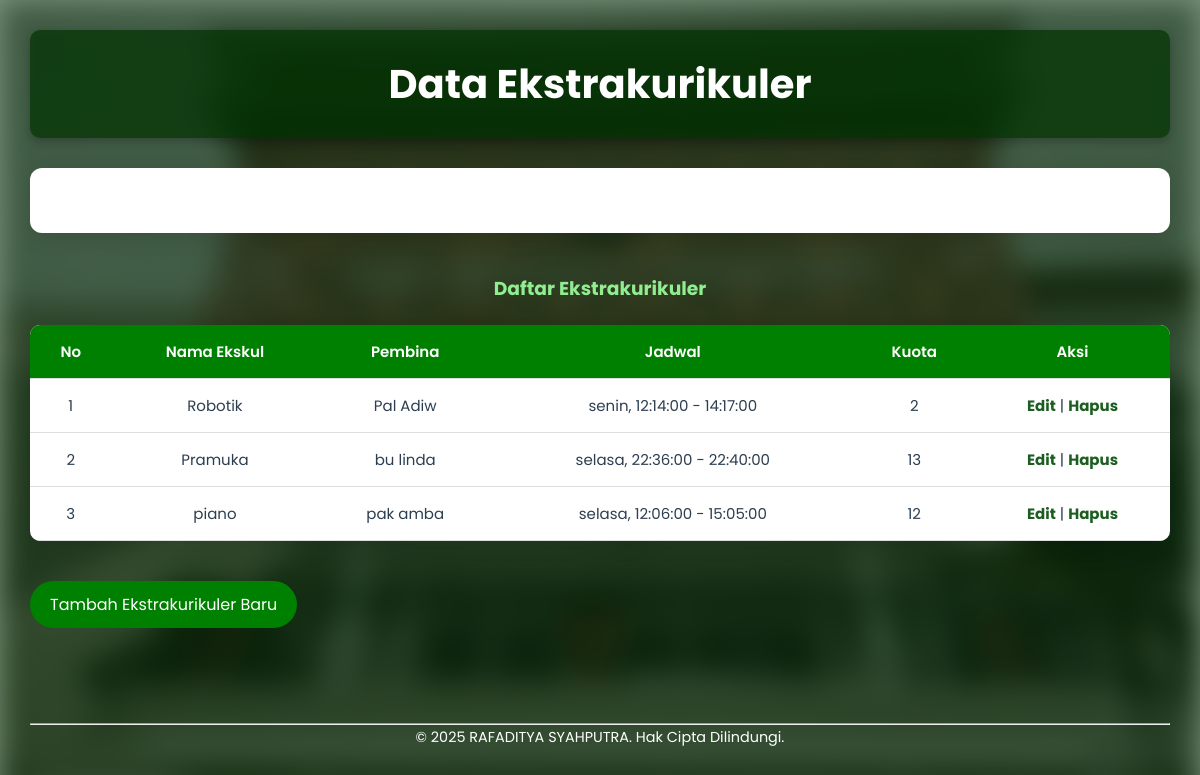
The app's page /admin_eskul.php with its own data.
### tables this page shows
CREATE TABLE `eskul` (
  `id_eskul` int(11) NOT NULL,
  `nama_eskul` varchar(100) NOT NULL,
  `deskripsi` text NOT NULL,
  `pembina` varchar(100) NOT NULL,
  `hari_kegiatan` varchar(10) NOT NULL,
  `jam_mulai` time NOT NULL,
  `jam_selesai` time NOT NULL,
  `lokasi` varchar(100) NOT NULL,
  `kuota` int(11) DEFAULT NULL,
  `foto_eskul` varchar(255) DEFAULT NULL
);

### admin_eskul.php (the view, shortened to what this page needs)
<?php
include 'koneksi.php';
$query = "SELECT * FROM eskul";
$result = $conn->query($query);
?>
<html>
<head>
</head>
<body>
    <h1>Data Ekstrakurikuler</h1>
    <div class="isi">
    </div>
    <h3>Daftar Ekstrakurikuler</h3>
    <table class="tabel">
        <tr>
            <th>No</th>
            <th>Nama Ekskul</th>
            <th>Pembina</th>
            <th>Jadwal</th>
            <th>Kuota</th>
            <th>Aksi</th>
        </tr>
        <?php
        $no = 1;
        if ($result->num_rows > 0):
            while ($row = $result->fetch_assoc()):
        ?>
        <tr>
            <td><?= $no++; ?></td>
            <td><?= htmlspecialchars($row['nama_eskul']); ?></td>
            <td><?= htmlspecialchars($row['pembina']); ?></td>
            <td><?= htmlspecialchars($row['hari_kegiatan']) . ', ' . $row['jam_mulai'] . ' - ' . $row['jam_selesai']; ?></td>
            <td><?= $row['kuota']; ?></td>
            <td>
                <a href="edit_ekskul.php?id=<?= $row['id_eskul']; ?>">Edit</a> |
                <a href="hapus_ekskul.php?id=<?= $row['id_eskul']; ?>" onclick="return confirm('Yakin ingin menghapus?')">Hapus</a>
            </td>
        </tr>
        <?php endwhile; else: ?>
        <tr><td colspan="6">Belum ada data ekskul.</td></tr>
        <?php endif; ?>
    </table>
    <p><a href="tambah_ekskul.php">Tambah Ekstrakurikuler Baru</a></p>
    <footer>
        <hr>
        <p>&copy;  <?php echo date('Y');?>  RAFADITYA SYAHPUTRA. Hak Cipta Dilindungi.</p>
    </footer>
</body>
</html>

### admin_eskul.php (style rules this page uses)
* { margin: 0; padding: 0; box-sizing: border-box; }
body { font-family: 'Poppins', sans-serif; color: #2c3e50; line-height: 1.7; padding: 30px; position: relative; min-height: 100vh; z-index: 1; }
body::before { content: ""; position: fixed; top: 0; left: 0; width: 100%; height: 100%; background-image: url('smkn13.jpg'); background-size: cover; background-position: center; background-repeat: no-repeat; filter: blur(15px) brightness(0.6); z-index: -2; pointer-events: none; }
body::after { content: ""; position: fixed; top: 0; left: 0; width: 100%; height: 100%; background: rgba(0, 50, 0, 0.5); z-index: -1; pointer-events: none; }
h1 { text-align: center; font-size: 2.5em; background: rgba(0, 50, 0, 0.7); color: white; padding: 20px; border-radius: 10px; margin-bottom: 30px; box-shadow: 0 4px 8px rgba(0, 0, 0, 0.2); animation: fadeIn 1s ease-in-out; }
h1 { animation: fadeIn 1s ease forwards; }
.isi { animation: slideIn 1.2s ease forwards; }
.tabel { animation: slideIn 1.4s ease forwards; }
h3 { animation: slideIn 1.6s ease forwards; }
p { animation: slideIn 1.4s ease forwards; }
.isi { max-width: 1500px; margin: auto; background-color: #ffffff; padding: 25px 30px; border-radius: 12px; box-shadow: 0 6px 20px rgba(0, 0, 0, 0.1); margin-bottom: 40px; }
h3 { color: #90EE90; animation: slideIn 1.4s ease forwards; text-align: center; }
table.tabel { width: 100%; border-collapse: collapse; margin: 20px auto; background-color: #fff; border-radius: 10px; overflow: hidden; box-shadow: 0 6px 20px rgba(0, 0, 0, 0.05); }
table.tabel th, table.tabel td { padding: 15px; text-align: center; border: none ; font-size: 15px; border-bottom: 1px solid #ddd; }
table.tabel th { background-color: green; color: white; font-weight: 600; }
table.tabel td a { color: #1b5e20; font-weight: bold; text-decoration: none; }
p a { display: inline-block; margin: 20px auto; padding: 10px 20px; background-color: green; color: white; border-radius: 30px; text-decoration: none; transition: 0.3s; }
footer { text-align: center; color: white; font-size: 0.9em; padding: 25px 0; margin-top: 50px; }

### records on screen
eskul: nama_eskul "Robotik", pembina "Pal Adiw", hari_kegiatan "senin", jam_mulai "12:14:00", jam_selesai "14:17:00", kuota "2"
eskul: nama_eskul "Pramuka", pembina "bu linda", hari_kegiatan "selasa", jam_mulai "22:36:00", jam_selesai "22:40:00", kuota "13"
eskul: nama_eskul "piano", pembina "pak amba", hari_kegiatan "selasa", jam_mulai "12:06:00", jam_selesai "15:05:00", kuota "12"
